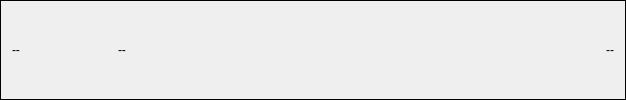
     <widget class="QFrame" name="frame_4">
      <property name="frameShape">
       <enum>QFrame::Panel</enum>
      </property>
      <property name="frameShadow">
       <enum>QFrame::Plain</enum>
      </property>
      <layout class="QGridLayout" name="gridLayout_10">
       <property name="topMargin">
        <number>4</number>
       </property>
       <property name="bottomMargin">
        <number>4</number>
       </property>
       <item row="0" column="0">
        <layout class="QHBoxLayout" name="horizontalLayout_38">
         <item>
          <widget class="QLabel" name="label_ser_status">
           <property name="minimumSize">
            <size>
             <width>100</width>
             <height>0</height>
            </size>
           </property>
           <property name="text">
            <string>--</string>
           </property>
          </widget>
         </item>
        </layout>
       </item>
       <item row="0" column="3">
        <layout class="QHBoxLayout" name="horizontalLayout_39">
         <item>
          <widget class="QLabel" name="label_ser_version">
           <property name="minimumSize">
            <size>
             <width>400</width>
             <height>0</height>
            </size>
           </property>
           <property name="text">
            <string>--</string>
           </property>
           <property name="alignment">
            <set>Qt::AlignRight|Qt::AlignTrailing|Qt::AlignVCenter</set>
           </property>
          </widget>
         </item>
        </layout>
       </item>
       <item row="0" column="2">
        <spacer name="horizontalSpacer">
         <property name="orientation">
          <enum>Qt::Horizontal</enum>
         </property>
         <property name="sizeHint" stdset="0">
          <size>
           <width>40</width>
           <height>20</height>
          </size>
         </property>
        </spacer>
       </item>
       <item row="0" column="1">
        <layout class="QHBoxLayout" name="horizontalLayout_40">
         <item>
          <widget class="QLabel" name="label_voltage">
           <property name="minimumSize">
            <size>
             <width>50</width>
             <height>0</height>
            </size>
           </property>
           <property name="text">
            <string>--</string>
           </property>
          </widget>
         </item>
        </layout>
       </item>
      </layout>
     </widget>
